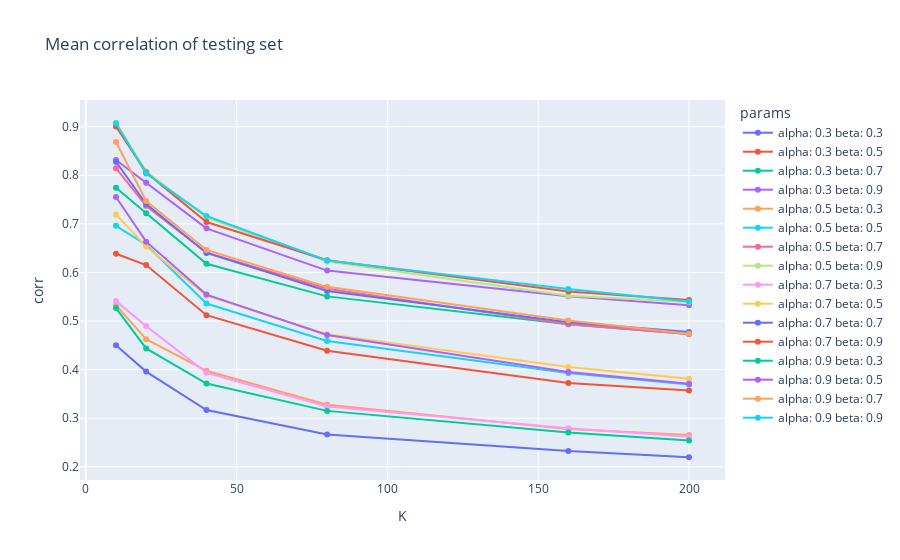

The code cell stored with this chart in its notebook:
### Code cell
fig = px.line(df, x="K", y="corr", color="params", title="Mean correlation of testing set")
fig.update_traces(mode="markers+lines")

fig.show()

### Figure 1 — Plotly figure (JSON) as saved in the notebook; plotly's stock layout.template omitted (floating-point values rounded to 4 significant figures)
{"data": [{"hovertemplate": "params=alpha: 0.3 beta: 0.3<br>K=%{x}<br>corr=%{y}<extra></extra>", "legendgroup": "alpha: 0.3 beta: 0.3", "line": {"color": "#636efa", "dash": "solid"}, "marker": {"symbol": "circle"}, "mode": "markers+lines", "name": "alpha: 0.3 beta: 0.3", "orientation": "v", "showlegend": true, "type": "scatter", "x": [10, 20, 40, 80, 160, 200], "xaxis": "x", "y": [0.4499, 0.396, 0.3167, 0.2667, 0.2324, 0.2196], "yaxis": "y"}, {"hovertemplate": "params=alpha: 0.3 beta: 0.5<br>K=%{x}<br>corr=%{y}<extra></extra>", "legendgroup": "alpha: 0.3 beta: 0.5", "line": {"color": "#EF553B", "dash": "solid"}, "marker": {"symbol": "circle"}, "mode": "markers+lines", "name": "alpha: 0.3 beta: 0.5", "orientation": "v", "showlegend": true, "type": "scatter", "x": [10, 20, 40, 80, 160, 200], "xaxis": "x", "y": [0.6386, 0.6152, 0.512, 0.4388, 0.3727, 0.3569], "yaxis": "y"}, {"hovertemplate": "params=alpha: 0.3 beta: 0.7<br>K=%{x}<br>corr=%{y}<extra></extra>", "legendgroup": "alpha: 0.3 beta: 0.7", "line": {"color": "#00cc96", "dash": "solid"}, "marker": {"symbol": "circle"}, "mode": "markers+lines", "name": "alpha: 0.3 beta: 0.7", "orientation": "v", "showlegend": true, "type": "scatter", "x": [10, 20, 40, 80, 160, 200], "xaxis": "x", "y": [0.7745, 0.7221, 0.618, 0.5507, 0.4934, 0.4734], "yaxis": "y"}, {"hovertemplate": "params=alpha: 0.3 beta: 0.9<br>K=%{x}<br>corr=%{y}<extra></extra>", "legendgroup": "alpha: 0.3 beta: 0.9", "line": {"color": "#ab63fa", "dash": "solid"}, "marker": {"symbol": "circle"}, "mode": "markers+lines", "name": "alpha: 0.3 beta: 0.9", "orientation": "v", "showlegend": true, "type": "scatter", "x": [10, 20, 40, 80, 160, 200], "xaxis": "x", "y": [0.8316, 0.7847, 0.6908, 0.6039, 0.551, 0.5326], "yaxis": "y"}, {"hovertemplate": "params=alpha: 0.5 beta: 0.3<br>K=%{x}<br>corr=%{y}<extra></extra>", "legendgroup": "alpha: 0.5 beta: 0.3", "line": {"color": "#FFA15A", "dash": "solid"}, "marker": {"symbol": "circle"}, "mode": "markers+lines", "name": "alpha: 0.5 beta: 0.3", "orientation": "v", "showlegend": true, "type": "scatter", "x": [10, 20, 40, 80, 160, 200], "xaxis": "x", "y": [0.5327, 0.4627, 0.3977, 0.3276, 0.2778, 0.2653], "yaxis": "y"}, {"hovertemplate": "params=alpha: 0.5 beta: 0.5<br>K=%{x}<br>corr=%{y}<extra></extra>", "legendgroup": "alpha: 0.5 beta: 0.5", "line": {"color": "#19d3f3", "dash": "solid"}, "marker": {"symbol": "circle"}, "mode": "markers+lines", "name": "alpha: 0.5 beta: 0.5", "orientation": "v", "showlegend": true, "type": "scatter", "x": [10, 20, 40, 80, 160, 200], "xaxis": "x", "y": [0.6959, 0.657, 0.5361, 0.4588, 0.393, 0.3692], "yaxis": "y"}, {"hovertemplate": "params=alpha: 0.5 beta: 0.7<br>K=%{x}<br>corr=%{y}<extra></extra>", "legendgroup": "alpha: 0.5 beta: 0.7", "line": {"color": "#FF6692", "dash": "solid"}, "marker": {"symbol": "circle"}, "mode": "markers+lines", "name": "alpha: 0.5 beta: 0.7", "orientation": "v", "showlegend": true, "type": "scatter", "x": [10, 20, 40, 80, 160, 200], "xaxis": "x", "y": [0.8146, 0.7368, 0.6409, 0.5663, 0.4936, 0.4732], "yaxis": "y"}, {"hovertemplate": "params=alpha: 0.5 beta: 0.9<br>K=%{x}<br>corr=%{y}<extra></extra>", "legendgroup": "alpha: 0.5 beta: 0.9", "line": {"color": "#B6E880", "dash": "solid"}, "marker": {"symbol": "circle"}, "mode": "markers+lines", "name": "alpha: 0.5 beta: 0.9", "orientation": "v", "showlegend": true, "type": "scatter", "x": [10, 20, 40, 80, 160, 200], "xaxis": "x", "y": [0.9081, 0.8082, 0.7126, 0.6223, 0.5523, 0.5392], "yaxis": "y"}, {"hovertemplate": "params=alpha: 0.7 beta: 0.3<br>K=%{x}<br>corr=%{y}<extra></extra>", "legendgroup": "alpha: 0.7 beta: 0.3", "line": {"color": "#FF97FF", "dash": "solid"}, "marker": {"symbol": "circle"}, "mode": "markers+lines", "name": "alpha: 0.7 beta: 0.3", "orientation": "v", "showlegend": true, "type": "scatter", "x": [10, 20, 40, 80, 160, 200], "xaxis": "x", "y": [0.541, 0.4896, 0.3935, 0.3241, 0.2791, 0.2621], "yaxis": "y"}, {"hovertemplate": "params=alpha: 0.7 beta: 0.5<br>K=%{x}<br>corr=%{y}<extra></extra>", "legendgroup": "alpha: 0.7 beta: 0.5", "line": {"color": "#FECB52", "dash": "solid"}, "marker": {"symbol": "circle"}, "mode": "markers+lines", "name": "alpha: 0.7 beta: 0.5", "orientation": "v", "showlegend": true, "type": "scatter", "x": [10, 20, 40, 80, 160, 200], "xaxis": "x", "y": [0.7194, 0.6532, 0.5526, 0.473, 0.4054, 0.3814], "yaxis": "y"}, {"hovertemplate": "params=alpha: 0.7 beta: 0.7<br>K=%{x}<br>corr=%{y}<extra></extra>", "legendgroup": "alpha: 0.7 beta: 0.7", "line": {"color": "#636efa", "dash": "solid"}, "marker": {"symbol": "circle"}, "mode": "markers+lines", "name": "alpha: 0.7 beta: 0.7", "orientation": "v", "showlegend": true, "type": "scatter", "x": [10, 20, 40, 80, 160, 200], "xaxis": "x", "y": [0.8278, 0.7406, 0.6402, 0.562, 0.4975, 0.4777], "yaxis": "y"}, {"hovertemplate": "params=alpha: 0.7 beta: 0.9<br>K=%{x}<br>corr=%{y}<extra></extra>", "legendgroup": "alpha: 0.7 beta: 0.9", "line": {"color": "#EF553B", "dash": "solid"}, "marker": {"symbol": "circle"}, "mode": "markers+lines", "name": "alpha: 0.7 beta: 0.9", "orientation": "v", "showlegend": true, "type": "scatter", "x": [10, 20, 40, 80, 160, 200], "xaxis": "x", "y": [0.9004, 0.8057, 0.7038, 0.6253, 0.5609, 0.5435], "yaxis": "y"}, {"hovertemplate": "params=alpha: 0.9 beta: 0.3<br>K=%{x}<br>corr=%{y}<extra></extra>", "legendgroup": "alpha: 0.9 beta: 0.3", "line": {"color": "#00cc96", "dash": "solid"}, "marker": {"symbol": "circle"}, "mode": "markers+lines", "name": "alpha: 0.9 beta: 0.3", "orientation": "v", "showlegend": true, "type": "scatter", "x": [10, 20, 40, 80, 160, 200], "xaxis": "x", "y": [0.5268, 0.4437, 0.3713, 0.3151, 0.2708, 0.2544], "yaxis": "y"}, {"hovertemplate": "params=alpha: 0.9 beta: 0.5<br>K=%{x}<br>corr=%{y}<extra></extra>", "legendgroup": "alpha: 0.9 beta: 0.5", "line": {"color": "#ab63fa", "dash": "solid"}, "marker": {"symbol": "circle"}, "mode": "markers+lines", "name": "alpha: 0.9 beta: 0.5", "orientation": "v", "showlegend": true, "type": "scatter", "x": [10, 20, 40, 80, 160, 200], "xaxis": "x", "y": [0.7554, 0.6634, 0.5544, 0.4715, 0.3951, 0.3709], "yaxis": "y"}, {"hovertemplate": "params=alpha: 0.9 beta: 0.7<br>K=%{x}<br>corr=%{y}<extra></extra>", "legendgroup": "alpha: 0.9 beta: 0.7", "line": {"color": "#FFA15A", "dash": "solid"}, "marker": {"symbol": "circle"}, "mode": "markers+lines", "name": "alpha: 0.9 beta: 0.7", "orientation": "v", "showlegend": true, "type": "scatter", "x": [10, 20, 40, 80, 160, 200], "xaxis": "x", "y": [0.8684, 0.7469, 0.6464, 0.5704, 0.501, 0.4737], "yaxis": "y"}, {"hovertemplate": "params=alpha: 0.9 beta: 0.9<br>K=%{x}<br>corr=%{y}<extra></extra>", "legendgroup": "alpha: 0.9 beta: 0.9", "line": {"color": "#19d3f3", "dash": "solid"}, "marker": {"symbol": "circle"}, "mode": "markers+lines", "name": "alpha: 0.9 beta: 0.9", "orientation": "v", "showlegend": true, "type": "scatter", "x": [10, 20, 40, 80, 160, 200], "xaxis": "x", "y": [0.9069, 0.8035, 0.7162, 0.6245, 0.5658, 0.54], "yaxis": "y"}], "layout": {"legend": {"title": {"text": "params"}, "tracegroupgap": 0}, "title": {"text": "Mean correlation of testing set"}, "xaxis": {"anchor": "y", "domain": [0, 1], "title": {"text": "K"}}, "yaxis": {"anchor": "x", "domain": [0, 1], "title": {"text": "corr"}}}}
